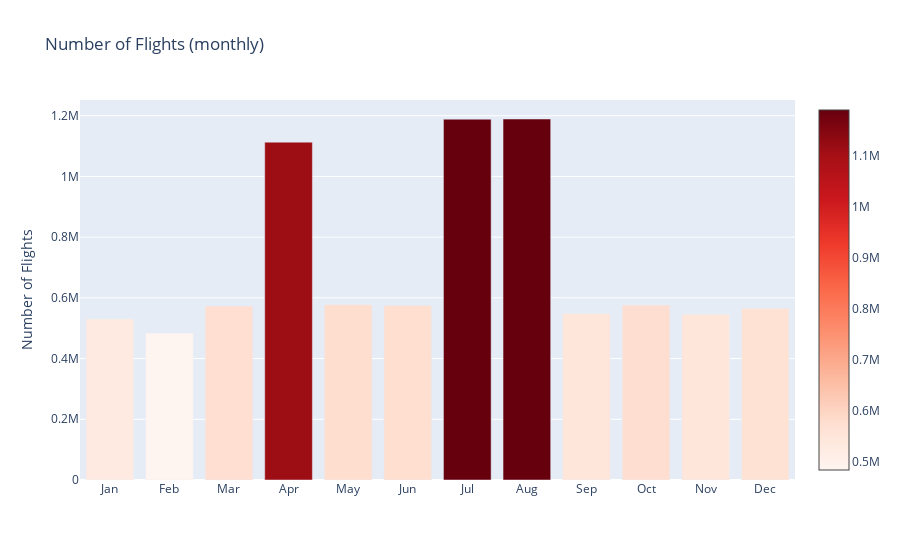

Notebook code cell kept with this figure:
### Markdown cell above
D'après le tableau ci-dessus, la compagnie aérienne la plus empruntée en 2019 est Southwest Airlines, suivi de American Airlines.

### Code cell
# Monthly flight traffic during the year

months = {1: 'Jan', 2: 'Feb', 3: 'Mar', 4: 'Apr', 5: 'May',6: 'Jun' , 7: 'Jul', 8: 'Aug', 9: 'Sep', 10: 'Oct', 11: 'Nov', 12: 'Dec'}
df_m = df.MONTH.value_counts().to_frame().reset_index(names='index').sort_values(by='index')
df_m.columns = ['MONTH', 'FlightNum']
df_m.MONTHS = df_m.MONTH.map(months)

trace = go.Bar(
    x=df_m.MONTHS,
    y=df_m.FlightNum,
    marker=dict(
        color = df_m.FlightNum,
        colorscale='Reds',
        showscale=True)
)

data = [trace]
layout = go.Layout(
    title='Number of Flights (monthly)', 
    yaxis = dict(title = 'Number of Flights'
                                                )
)

fig = go.Figure(data=data, layout=layout)
py.iplot(fig)

### Figure 1 — Plotly figure (JSON) as saved in the notebook; plotly's stock layout.template omitted (floating-point values rounded to 4 significant figures)
{"data": [{"marker": {"color": [530529, 483918, 573318, 1112994, 577687, 574921, 1188590, 1189190, 548701, 576462, 545789, 565451], "colorscale": [[0, "rgb(255,245,240)"], [0.125, "rgb(254,224,210)"], [0.25, "rgb(252,187,161)"], [0.375, "rgb(252,146,114)"], [0.5, "rgb(251,106,74)"], [0.625, "rgb(239,59,44)"], [0.75, "rgb(203,24,29)"], [0.875, "rgb(165,15,21)"], [1, "rgb(103,0,13)"]], "showscale": true}, "type": "bar", "x": ["Jan", "Feb", "Mar", "Apr", "May", "Jun", "Jul", "Aug", "Sep", "Oct", "Nov", "Dec"], "y": [530529, 483918, 573318, 1112994, 577687, 574921, 1188590, 1189190, 548701, 576462, 545789, 565451]}], "layout": {"title": {"text": "Number of Flights (monthly)"}, "yaxis": {"title": {"text": "Number of Flights"}}}}
